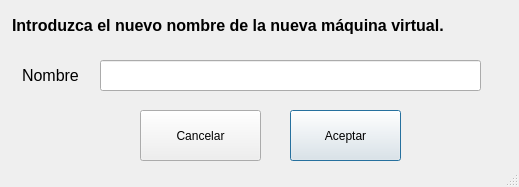
<?xml version="1.0" encoding="UTF-8"?>
<ui version="4.0">
 <class>Dialog</class>
 <widget class="QDialog" name="Dialog">
  <property name="windowModality">
   <enum>Qt::ApplicationModal</enum>
  </property>
  <property name="geometry">
   <rect>
    <x>0</x>
    <y>0</y>
    <width>519</width>
    <height>187</height>
   </rect>
  </property>
  <property name="windowTitle">
   <string>Dialog</string>
  </property>
  <property name="windowIcon">
   <iconset>
    <normaloff>img/rename.png</normaloff>img/rename.png</iconset>
  </property>
  <property name="windowOpacity">
   <double>5.000000000000000</double>
  </property>
  <property name="autoFillBackground">
   <bool>true</bool>
  </property>
  <property name="sizeGripEnabled">
   <bool>true</bool>
  </property>
  <property name="modal">
   <bool>false</bool>
  </property>
  <widget class="QLineEdit" name="nombreBox">
   <property name="geometry">
    <rect>
     <x>100</x>
     <y>60</y>
     <width>381</width>
     <height>31</height>
    </rect>
   </property>
   <property name="font">
    <font>
     <family>Arial</family>
     <pointsize>10</pointsize>
     <weight>50</weight>
     <bold>false</bold>
     <stylestrategy>PreferDefault</stylestrategy>
    </font>
   </property>
   <property name="focusPolicy">
    <enum>Qt::StrongFocus</enum>
   </property>
   <property name="toolTip">
    <string extracomment="ipBox"/>
   </property>
   <property name="statusTip">
    <string extracomment="ipBox"/>
   </property>
   <property name="whatsThis">
    <string extracomment="ipBox"/>
   </property>
   <property name="inputMethodHints">
    <set>Qt::ImhUrlCharactersOnly</set>
   </property>
   <property name="text">
    <string/>
   </property>
   <property name="echoMode">
    <enum>QLineEdit::Normal</enum>
   </property>
   <property name="alignment">
    <set>Qt::AlignCenter</set>
   </property>
   <property name="dragEnabled">
    <bool>true</bool>
   </property>
   <property name="readOnly">
    <bool>false</bool>
   </property>
   <property name="clearButtonEnabled">
    <bool>true</bool>
   </property>
  </widget>
  <widget class="QLineEdit" name="tittleLabel">
   <property name="geometry">
    <rect>
     <x>10</x>
     <y>10</y>
     <width>621</width>
     <height>31</height>
    </rect>
   </property>
   <property name="palette">
    <palette>
     <active>
      <colorrole role="Button">
       <brush brushstyle="SolidPattern">
        <color alpha="0">
         <red>0</red>
         <green>0</green>
         <blue>0</blue>
        </color>
       </brush>
      </colorrole>
      <colorrole role="Light">
       <brush brushstyle="SolidPattern">
        <color alpha="255">
         <red>240</red>
         <green>240</green>
         <blue>240</blue>
        </color>
       </brush>
      </colorrole>
      <colorrole role="Base">
       <brush brushstyle="SolidPattern">
        <color alpha="0">
         <red>0</red>
         <green>0</green>
         <blue>0</blue>
        </color>
       </brush>
      </colorrole>
      <colorrole role="Window">
       <brush brushstyle="SolidPattern">
        <color alpha="0">
         <red>0</red>
         <green>0</green>
         <blue>0</blue>
        </color>
       </brush>
      </colorrole>
     </active>
     <inactive>
      <colorrole role="Button">
       <brush brushstyle="SolidPattern">
        <color alpha="0">
         <red>0</red>
         <green>0</green>
         <blue>0</blue>
        </color>
       </brush>
      </colorrole>
      <colorrole role="Light">
       <brush brushstyle="SolidPattern">
        <color alpha="255">
         <red>240</red>
         <green>240</green>
         <blue>240</blue>
        </color>
       </brush>
      </colorrole>
      <colorrole role="Base">
       <brush brushstyle="SolidPattern">
        <color alpha="0">
         <red>0</red>
         <green>0</green>
         <blue>0</blue>
        </color>
       </brush>
      </colorrole>
      <colorrole role="Window">
       <brush brushstyle="SolidPattern">
        <color alpha="0">
         <red>0</red>
         <green>0</green>
         <blue>0</blue>
        </color>
       </brush>
      </colorrole>
     </inactive>
     <disabled>
      <colorrole role="Button">
       <brush brushstyle="SolidPattern">
        <color alpha="0">
         <red>0</red>
         <green>0</green>
         <blue>0</blue>
        </color>
       </brush>
      </colorrole>
      <colorrole role="Light">
       <brush brushstyle="SolidPattern">
        <color alpha="255">
         <red>240</red>
         <green>240</green>
         <blue>240</blue>
        </color>
       </brush>
      </colorrole>
      <colorrole role="Base">
       <brush brushstyle="SolidPattern">
        <color alpha="0">
         <red>0</red>
         <green>0</green>
         <blue>0</blue>
        </color>
       </brush>
      </colorrole>
      <colorrole role="Window">
       <brush brushstyle="SolidPattern">
        <color alpha="0">
         <red>0</red>
         <green>0</green>
         <blue>0</blue>
        </color>
       </brush>
      </colorrole>
     </disabled>
    </palette>
   </property>
   <property name="font">
    <font>
     <family>Arial</family>
     <pointsize>12</pointsize>
     <weight>75</weight>
     <bold>true</bold>
     <underline>false</underline>
     <strikeout>false</strikeout>
     <stylestrategy>PreferAntialias</stylestrategy>
     <kerning>false</kerning>
    </font>
   </property>
   <property name="cursor">
    <cursorShape>ArrowCursor</cursorShape>
   </property>
   <property name="contextMenuPolicy">
    <enum>Qt::DefaultContextMenu</enum>
   </property>
   <property name="toolTip">
    <string extracomment="ipBox"/>
   </property>
   <property name="statusTip">
    <string extracomment="ipBox"/>
   </property>
   <property name="whatsThis">
    <string extracomment="ipBox"/>
   </property>
   <property name="layoutDirection">
    <enum>Qt::LeftToRight</enum>
   </property>
   <property name="autoFillBackground">
    <bool>false</bool>
   </property>
   <property name="styleSheet">
    <string notr="true">background-color: rgba(0, 0,0,0);</string>
   </property>
   <property name="text">
    <string>Introduzca el nuevo nombre de la nueva máquina virtual.</string>
   </property>
   <property name="frame">
    <bool>false</bool>
   </property>
   <property name="echoMode">
    <enum>QLineEdit::Normal</enum>
   </property>
   <property name="readOnly">
    <bool>true</bool>
   </property>
  </widget>
  <widget class="QLineEdit" name="nombreLabel">
   <property name="geometry">
    <rect>
     <x>20</x>
     <y>60</y>
     <width>81</width>
     <height>31</height>
    </rect>
   </property>
   <property name="palette">
    <palette>
     <active>
      <colorrole role="Button">
       <brush brushstyle="SolidPattern">
        <color alpha="0">
         <red>0</red>
         <green>0</green>
         <blue>0</blue>
        </color>
       </brush>
      </colorrole>
      <colorrole role="Light">
       <brush brushstyle="SolidPattern">
        <color alpha="255">
         <red>240</red>
         <green>240</green>
         <blue>240</blue>
        </color>
       </brush>
      </colorrole>
      <colorrole role="Base">
       <brush brushstyle="SolidPattern">
        <color alpha="0">
         <red>0</red>
         <green>0</green>
         <blue>0</blue>
        </color>
       </brush>
      </colorrole>
      <colorrole role="Window">
       <brush brushstyle="SolidPattern">
        <color alpha="0">
         <red>0</red>
         <green>0</green>
         <blue>0</blue>
        </color>
       </brush>
      </colorrole>
     </active>
     <inactive>
      <colorrole role="Button">
       <brush brushstyle="SolidPattern">
        <color alpha="0">
         <red>0</red>
         <green>0</green>
         <blue>0</blue>
        </color>
       </brush>
      </colorrole>
      <colorrole role="Light">
       <brush brushstyle="SolidPattern">
        <color alpha="255">
         <red>240</red>
         <green>240</green>
         <blue>240</blue>
        </color>
       </brush>
      </colorrole>
      <colorrole role="Base">
       <brush brushstyle="SolidPattern">
        <color alpha="0">
         <red>0</red>
         <green>0</green>
         <blue>0</blue>
        </color>
       </brush>
      </colorrole>
      <colorrole role="Window">
       <brush brushstyle="SolidPattern">
        <color alpha="0">
         <red>0</red>
         <green>0</green>
         <blue>0</blue>
        </color>
       </brush>
      </colorrole>
     </inactive>
     <disabled>
      <colorrole role="Button">
       <brush brushstyle="SolidPattern">
        <color alpha="0">
         <red>0</red>
         <green>0</green>
         <blue>0</blue>
        </color>
       </brush>
      </colorrole>
      <colorrole role="Light">
       <brush brushstyle="SolidPattern">
        <color alpha="255">
         <red>240</red>
         <green>240</green>
         <blue>240</blue>
        </color>
       </brush>
      </colorrole>
      <colorrole role="Base">
       <brush brushstyle="SolidPattern">
        <color alpha="0">
         <red>0</red>
         <green>0</green>
         <blue>0</blue>
        </color>
       </brush>
      </colorrole>
      <colorrole role="Window">
       <brush brushstyle="SolidPattern">
        <color alpha="0">
         <red>0</red>
         <green>0</green>
         <blue>0</blue>
        </color>
       </brush>
      </colorrole>
     </disabled>
    </palette>
   </property>
   <property name="font">
    <font>
     <family>Arial</family>
     <pointsize>12</pointsize>
     <weight>50</weight>
     <bold>false</bold>
     <underline>false</underline>
     <strikeout>false</strikeout>
     <stylestrategy>PreferAntialias</stylestrategy>
     <kerning>false</kerning>
    </font>
   </property>
   <property name="cursor">
    <cursorShape>ArrowCursor</cursorShape>
   </property>
   <property name="contextMenuPolicy">
    <enum>Qt::DefaultContextMenu</enum>
   </property>
   <property name="toolTip">
    <string extracomment="ipBox"/>
   </property>
   <property name="statusTip">
    <string extracomment="ipBox"/>
   </property>
   <property name="whatsThis">
    <string extracomment="ipBox"/>
   </property>
   <property name="layoutDirection">
    <enum>Qt::LeftToRight</enum>
   </property>
   <property name="autoFillBackground">
    <bool>false</bool>
   </property>
   <property name="styleSheet">
    <string notr="true">background-color: rgba(0, 0,0,0);</string>
   </property>
   <property name="text">
    <string>Nombre</string>
   </property>
   <property name="frame">
    <bool>false</bool>
   </property>
   <property name="echoMode">
    <enum>QLineEdit::Normal</enum>
   </property>
   <property name="alignment">
    <set>Qt::AlignLeading|Qt::AlignLeft|Qt::AlignVCenter</set>
   </property>
   <property name="readOnly">
    <bool>true</bool>
   </property>
  </widget>
  <widget class="QPushButton" name="exitButton">
   <property name="geometry">
    <rect>
     <x>140</x>
     <y>110</y>
     <width>121</width>
     <height>51</height>
    </rect>
   </property>
   <property name="autoFillBackground">
    <bool>true</bool>
   </property>
   <property name="styleSheet">
    <string notr="true">font: 12pt &quot;MS Shell Dlg 2&quot;;</string>
   </property>
   <property name="text">
    <string>Cancelar</string>
   </property>
   <property name="icon">
    <iconset>
     <normaloff>img/error.png</normaloff>img/error.png</iconset>
   </property>
   <property name="iconSize">
    <size>
     <width>28</width>
     <height>28</height>
    </size>
   </property>
   <property name="autoDefault">
    <bool>false</bool>
   </property>
  </widget>
  <widget class="QPushButton" name="renameButton">
   <property name="geometry">
    <rect>
     <x>290</x>
     <y>110</y>
     <width>111</width>
     <height>51</height>
    </rect>
   </property>
   <property name="autoFillBackground">
    <bool>true</bool>
   </property>
   <property name="styleSheet">
    <string notr="true">font: 12pt &quot;MS Shell Dlg 2&quot;;
text-align: center;</string>
   </property>
   <property name="text">
    <string>Aceptar</string>
   </property>
   <property name="icon">
    <iconset>
     <normaloff>img/rename.png</normaloff>img/rename.png</iconset>
   </property>
   <property name="iconSize">
    <size>
     <width>28</width>
     <height>28</height>
    </size>
   </property>
   <property name="default">
    <bool>false</bool>
   </property>
  </widget>
 </widget>
 <resources/>
 <connections/>
</ui>
